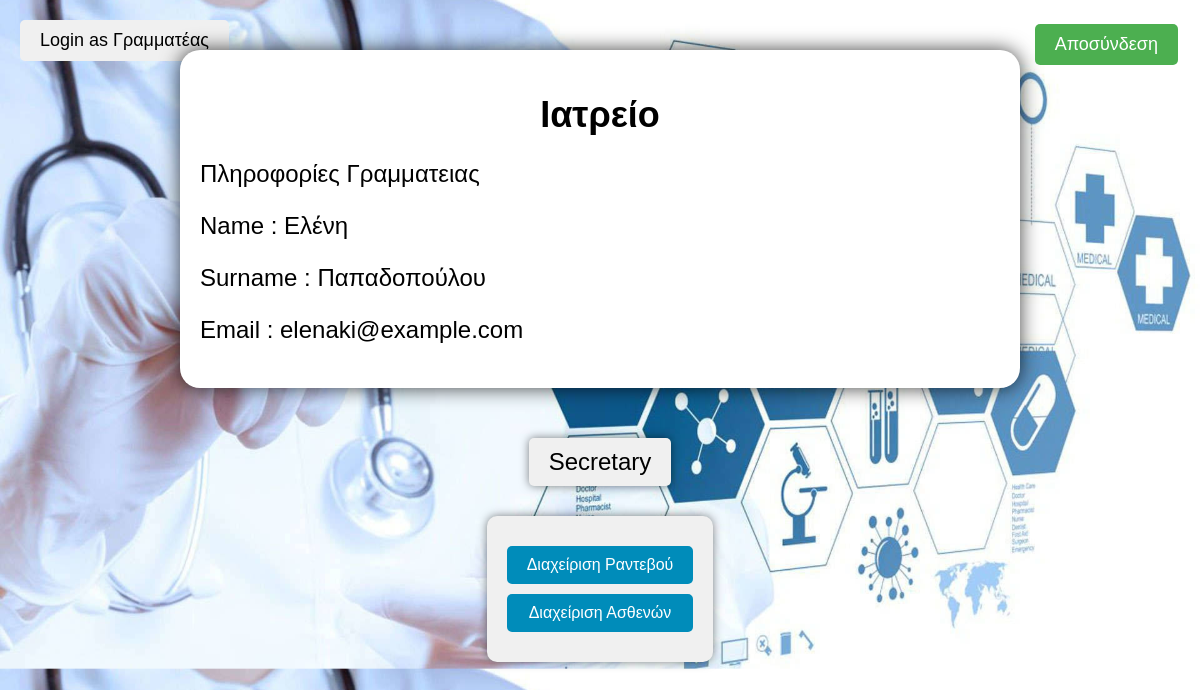
Screenshot of /index_8.php (signed in) with the database file from the repository.
### tables this page shows
CREATE TABLE `secretary` (
  `secretary_id` int NOT NULL AUTO_INCREMENT,
  `name` varchar(255) NOT NULL,
  `surname` varchar(255) NOT NULL,
  `email` varchar(255) NOT NULL,
  `password` varchar(255) NOT NULL,
  PRIMARY KEY (`secretary_id`),
  UNIQUE KEY `email` (`email`)
);

### index_8.php (the view, shortened to what this page needs)
<!DOCTYPE html>
<html>
    <head>
    </head>
    <body>
        <div class="top-left">
        <div class="login-box">
            <span>Login as Γραμματέας</span>
        </div>
    </div>
    <div class="container">
        <h1>Ιατρείο</h1>
        <div class="info">
            <p>Πληροφορίες Γραμματειας</p>
            <?php
                $email = $_SESSION["email"];
                $servername = "localhost";
                $username = "root";
                $password = "Metkaros4@";
                $dbname = "hospitalsystem";
                $conn = new mysqli($servername, $username, $password, $dbname);
               $sql = "SELECT name, surname, email FROM secretary WHERE email = ?";
               $stmt = $conn->prepare($sql);
               $stmt->bind_param("s",$email );
               $stmt->execute();
               $result = $stmt->get_result();
                if($result->num_rows > 0)
                {
                         $doc = $result->fetch_assoc();
                         echo "<p>Name : " . htmlspecialchars($doc["name"]) . "</p>";
                         echo "<p>Surname : " . htmlspecialchars($doc["surname"]) . "</p>";
                         echo "<p>Email : " . htmlspecialchars($doc["email"]) . "</p>";
                }
                 else
               {
                   echo"<p>Error404 no user found...</p>";
               }
            ?>
        </div>
    </div>
    <div class="header-box">
        Secretary
    </div>
    <div class="menu-buttons">
        <div class="button-container">
            <button onclick="window.location.href='appointment_maager.php'">Διαχείριση Ραντεβού</button>
            <button onclick="window.location.href='patient_Managment.php'">Διαχείριση Ασθενών</button>
            </div>
        </div>
    <div class="top-right">
        <a href="index.php" class="btn">Αποσύνδεση</a>
    </div>
    </body>
</html>

### index_8.php (style rules this page uses)
body { font-family: Arial, sans-serif; margin: 0; padding: 0; background-image: url('doctor-motivation-b5wjlwe5wjikoj7t.jpg'); background-size: cover; background-position: center; }
.container { max-width: 800px; margin: 50px auto; padding: 20px; background-color: #fff; border-radius: 20px; box-shadow: 0px 0px 20px 0px rgba(0,0,0,0.75); position: relative; }
h1 { text-align: center; font-size: 36px; }
.info { font-size: 24px; text-align: center; }
.info p { text-align: left; }
.top-left { position: absolute; top: 20px; left: 20px; font-size: 18px; }
.top-right { position: absolute; top: 20px; right: 20px; }
.btn { background-color: #4CAF50; color: white; padding: 10px 20px; text-align: center; text-decoration: none; display: inline-block; font-size: 18px; margin: 4px 2px; cursor: pointer; border: none; border-radius: 5px; }
.header-box { background-color: #f0f0f0; padding: 10px 20px; border-radius: 5px; text-align: center; font-size: 24px; margin: 20px auto; width: fit-content; box-shadow: 0px 0px 10px 0px rgba(0,0,0,0.5); }
.menu-buttons { text-align: center; margin-top: 30px; }
.menu-buttons .button-container { background-color: #f0f0f0; padding: 20px; border-radius: 10px; box-shadow: 0px 0px 10px 0px rgba(0,0,0,0.5); display: inline-block; width: fit-content; }
.menu-buttons button { margin: 10px 0; padding: 10px 20px; font-size: 16px; border-radius: 5px; border: none; cursor: pointer; background-color: #008CBA; color: white; display: block; width: 100%; box-sizing: border-box; }
.login-box { display: inline-block; background-color: #f0f0f0; padding: 10px 20px; border-radius: 5px; font-size: 18px; margin-bottom: 20px; }

### rows the page displays
secretary: name "Ελένη", surname "Παπαδοπούλου", email "elenaki@example.com"
